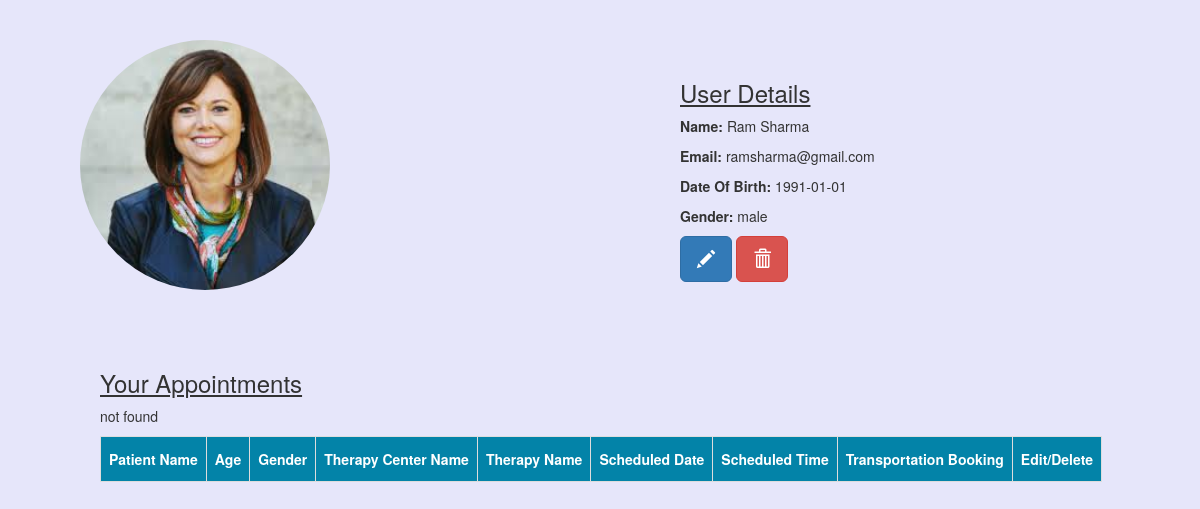
The page /normalconnect.php?username=ramsharma@gmail.com on the database its author committed.
### tables this page shows
CREATE TABLE `client` (
  `id` int(10) NOT NULL,
  `name` varchar(250) NOT NULL,
  `surname` varchar(250) NOT NULL,
  `password` varchar(10) NOT NULL,
  `pass2` varchar(10) NOT NULL,
  `email` varchar(250) NOT NULL,
  `dob` date NOT NULL,
  `gender` varchar(10) NOT NULL
);

### normalconnect.php (the view, shortened to what this page needs)
<?php
	$uname=$_GET['username'];
$mysqli=NEW MySQLi('localhost','root','','registration');
$resultSet= $mysqli->query("SELECT * FROM client where email='$uname'");
echo"<!DOCTYPE html><html>".
"<head>".
"<title>My Account</title>".
  "<meta charset='utf-8'>".
  "<meta name='viewport' content='width=device-width, initial-scale=1'>".
  "<link rel='stylesheet' href='https://maxcdn.bootstrapcdn.com/bootstrap/3.3.7/css/bootstrap.min.css'>".
  "<script src='https://ajax.googleapis.com/ajax/libs/jquery/3.3.1/jquery.min.js'></script>".
  "<script src='https://maxcdn.bootstrapcdn.com/bootstrap/3.3.7/js/bootstrap.min.js'></script>".
  "<link rel='stylesheet' href='myacc.css'>".
"</head>".
"<body style='background-color:#E6E6FA'>".
"<div class='containers'>";
echo "<div class='split1 left'>".
"<img src='acc.jpg' alt='Profile Pic' width='250' height='250'></div>".
"<div class='split1 right1'>".
"<div class='box1'>";
if($resultSet->num_rows !=0){
	echo"<h3><u>User Details</u></h3>";
	while($rows=$resultSet->fetch_assoc())
	{
		$id=$rows['id'];
		$fname=$rows['name'];
		$lname=$rows['surname'];
		$url3="edituser.php?id=".$id;
		$url4="deleteuser.php?id=".$id;
		echo"<p><b> Name:</b> $fname $lname</p>";
		echo"<p><b> Email:</b> ". $rows['email']."</p>";
		echo"<p><b> Date Of Birth: </b>". $rows['dob']."</p>";
		echo"<p><b> Gender:</b> ". $rows['gender']."</p>";
		echo"
        <a href='$url3' class='btn btn-primary btn-lg'>
          <span class='glyphicon glyphicon-pencil'></span>
        </a> <a href='$url4' class='btn btn-danger btn-lg'>
          <span class='glyphicon glyphicon-trash'></span>
        </a>";
	}
}
echo "</div></div><div class='box2'>";
	echo"<p><h3><u>Your Appointments</u></h3></p>";
	$mysqli=NEW MySQLi('localhost','root','','registration');
	$resultSet= $mysqli->query("SELECT * FROM appointments where email='$uname'");
	echo"<table class='customers'><thead><tr>".
	  "<th>Patient Name</th>".
        "<th>Age</th>".
		"<th>Gender</th>".
		"<th>Therapy Center Name</th>".
		"<th>Therapy Name</th>".
		"<th>Scheduled Date</th>".
		"<th>Scheduled Time</th>".
		"<th>Transportation Booking</th>".
		"<th>Edit/Delete</th>".
      "</tr>".
    "</thead>".
	"<tbody>";
if($resultSet->num_rows !=0){
	while($rows=$resultSet->fetch_assoc())
	{
		$fname=$rows['firstname'];
		$lname=$rows['lastname'];
		$id=$rows['id'];
		$url1="edit.php?id=".$id;
		$url2="delete.php?id=".$id;
		echo"<tr>";
		echo"<td>$fname $lname</td>";
		echo"<td> ". $rows['age']."</td>";
		echo"<td> ". $rows['gender']."</td>";
		echo"<td> ". $rows['centername']."</td>";
		echo"<td> ". $rows['tname']."</td>";
		echo"<td> ". $rows['date']."</td>";
		echo"<td> ". $rows['time']."</td>";
		echo"<td>".$rows['transport']."</td>";
		echo"<td>
        <a href='$url1' class='btn btn-primary btn-lg'>
          <span class='glyphicon glyphicon-pencil'></span>
        </a> <a href='$url2' class='btn btn-danger btn-lg'>
          <span class='glyphicon glyphicon-trash'></span>
        </a></td></tr>";
	}
	echo "</tbody>".
  "</table>";
 echo"</div></div></body></html>";
 }else{
	echo"<p>not found</p>";
}
?>

### myacc.css (style rules this page uses)
img { border-radius: 50%; }
.containers { position:relative; margin-top:5px; margin-left:80px; }
.containers .split1 { position: absolute; z-index: 1; overflow-x: hidden; padding-top: 20px; }
.left { left: 0; }
.right1 { right: 0; left: 600px; }
.containers .box1 { position:relative; margin-top:40px; border:2px black; width:300px; }
.containers .box2 { position:relative; top:350px; left:20px; right:20px; }
.customers td, .customers th { border: 1px solid #ddd; padding: 8px; }
.customers th { padding-top: 12px; padding-bottom: 12px; text-align: left; background-color: #0383a8; color: white; }

### rows shown on the page
client: name "Ram", surname "Sharma", email "ramsharma@gmail.com", dob "1991-01-01", gender "male"
